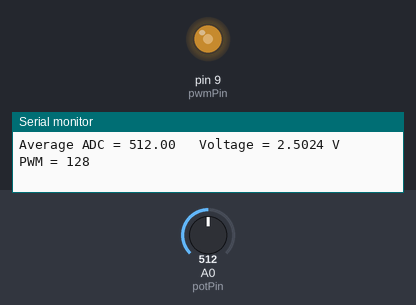
The sketch below on a simulated Arduino Uno, built with avr-gcc and run on an emulated ATmega328P. On the bench: output pins drawn as LEDs (lit = HIGH), the last lines printed to the serial monitor. The inputs (shaded band) are chosen by the test bench; at power-on: A0 (potPin) = 512.

Above: at 1.2 s.
1.3 s: A0 (potPin) set to 716
At 2.6 s:
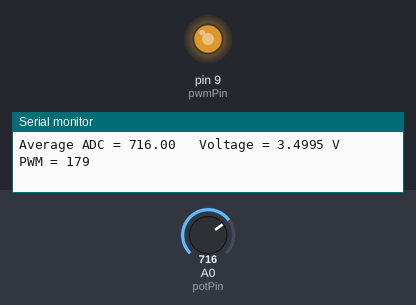
3.0 s: A0 (potPin) set to 992
At 4.3 s:
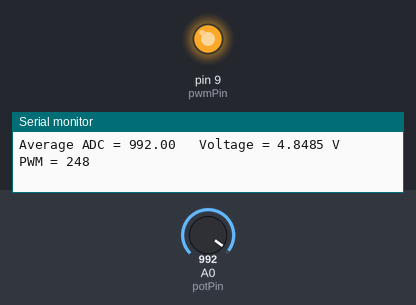
4.6 s: A0 (potPin) set to 1008
At 5.2 s:
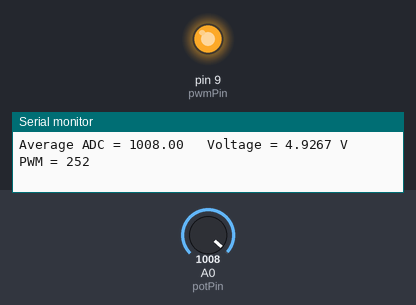
7.6 s: A0 (potPin) set to 122
At 8.0 s:
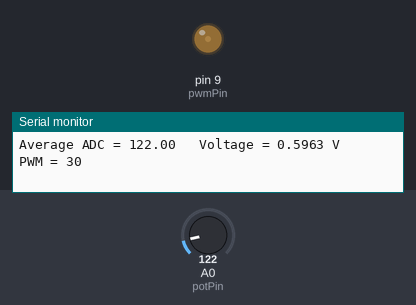
9.2 s: A0 (potPin) set to 11
At 9.9 s:
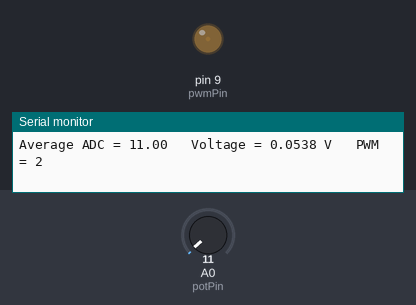
10.8 s: A0 (potPin) set to 8
Timing chart, 0 to 13.3 s (numbered marks = the images above; inputs shaded):
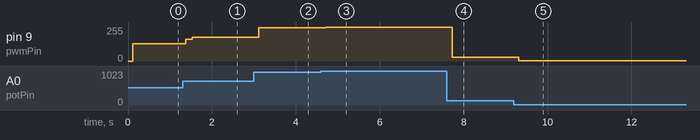

Measured:
- after the input at 1.3 s, pin 9 (pwmPin): 128/255 → 164/255 after 0.08 s, → 179/255 0.16 s later
- after the input at 3.0 s, pin 9 (pwmPin): 179/255 → 248/255 after 0.12 s
- after the input at 4.6 s, pin 9 (pwmPin): 248/255 → 252/255 after 0.11 s
- after the input at 7.6 s, pin 9 (pwmPin): 252/255 → 30/255 after 0.12 s
- after the input at 9.2 s, pin 9 (pwmPin): 30/255 → 2/255 after 0.11 s

The sketch:

P4_trim_pot_DutyCycle.ino
```cpp
//LED DUTYCYCLE

const int potPin = A0;
const int pwmPin = 9;

const int average_timescale = 1000;
const float vref = 5.0;


void setup() {

  Serial.begin(9600);

  pinMode(pwmPin, OUTPUT);
}


void loop() {

  // AVERAGED ADC NUMBER


  long sensor_value_sum = 0;

  for (int j = 0; j < average_timescale; j++) {

    sensor_value_sum += analogRead(potPin);
  }

  float average_sensor_value =
    sensor_value_sum / (float)average_timescale;


  // CONVERT ADC NUMBER TO VOLTAGE


  float voltageValue =
    vref * (average_sensor_value / 1023.0);


  // MAP ADC NUMBER TO PWM VALUE

  int pwmValue =
    (average_sensor_value/4);


  // OUTPUT PWM

  analogWrite(9, pwmValue);


  // PRINT VALUES

  Serial.print("Average ADC = ");
  Serial.print(average_sensor_value, 2);

  Serial.print("   Voltage = ");
  Serial.print(voltageValue, 4);

  Serial.print(" V   PWM = ");
  Serial.println(pwmValue);

  delay(50);
}
```
